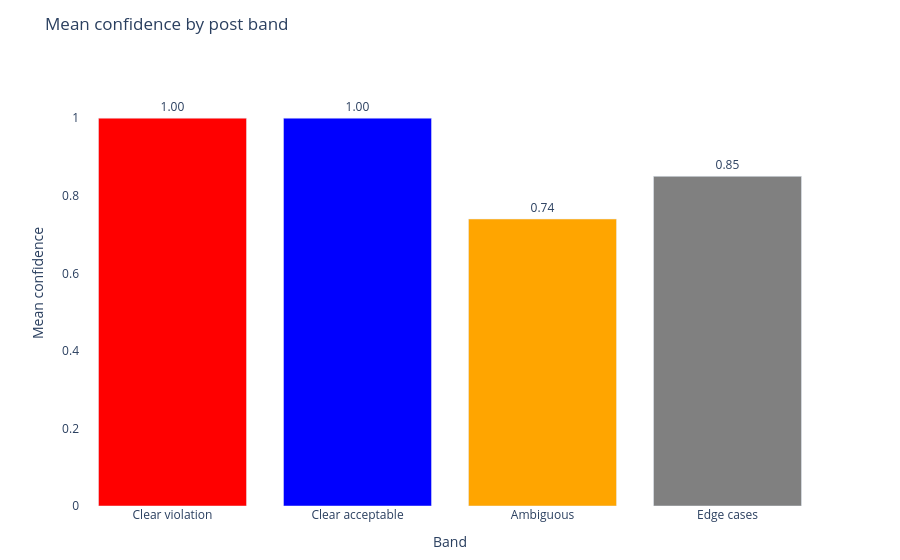

Write notebook code for a chart like this one.
### Markdown cell above
## 7. Confidence by band

Clear violations and clear acceptable content should produce high confidence. Ambiguous and edge cases should produce lower confidence, with Flag being the natural landing spot for uncertain decisions.

### Code cell
band_order  = ["clear_violation", "clear_acceptable", "ambiguous", "edge"]
band_labels = {
    "clear_violation":  "Clear violation",
    "clear_acceptable": "Clear acceptable",
    "ambiguous":        "Ambiguous",
    "edge":             "Edge cases",
}

band_summary = (
    results_df
    .groupby("band")
    .agg(
        mean_confidence =("confidence", "mean"),
        count           =("id",         "count"),
        removed         =("decision",   lambda x: (x == "Remove").sum()),
        flagged         =("decision",   lambda x: (x == "Flag").sum()),
        approved        =("decision",   lambda x: (x == "Approve").sum()),
    )
    .reset_index()
)
band_summary["band"] = pd.Categorical(
    band_summary["band"], categories=band_order, ordered=True
)
band_summary = band_summary.sort_values("band")
band_summary["band_label"] = band_summary["band"].map(band_labels)
band_summary["mean_confidence"] = band_summary["mean_confidence"].round(2)

fig1 = go.Figure(go.Bar(
    x=band_summary["band_label"],
    y=band_summary["mean_confidence"],
    marker_color=["red", "blue", "orange", "grey"],
    text=[f"{v:.2f}" for v in band_summary["mean_confidence"]],
    textposition="outside",
))
fig1.update_layout(
    title="Mean confidence by post band",
    xaxis_title="Band",
    yaxis_title="Mean confidence",
    yaxis=dict(range=[0, 1.15]),
    plot_bgcolor="white",
    paper_bgcolor="white",
    font=dict(size=12),
    margin=dict(t=60, b=40),
)
fig1.show()

print()
print(band_summary[["band_label", "mean_confidence", "removed", "flagged", "approved"]]
      .to_string(index=False))

### Figure 1 — Plotly figure (JSON) as saved in the notebook; plotly's stock layout.template omitted (floating-point values rounded to 4 significant figures)
{"data": [{"marker": {"color": ["red", "blue", "orange", "grey"]}, "text": ["1.00", "1.00", "0.74", "0.85"], "textposition": "outside", "type": "bar", "x": ["Clear violation", "Clear acceptable", "Ambiguous", "Edge cases"], "y": [1.0, 1.0, 0.74, 0.85]}], "layout": {"font": {"size": 12}, "margin": {"b": 40, "t": 60}, "paper_bgcolor": "white", "plot_bgcolor": "white", "title": {"text": "Mean confidence by post band"}, "xaxis": {"title": {"text": "Band"}}, "yaxis": {"range": [0, 1.15], "title": {"text": "Mean confidence"}}}}
